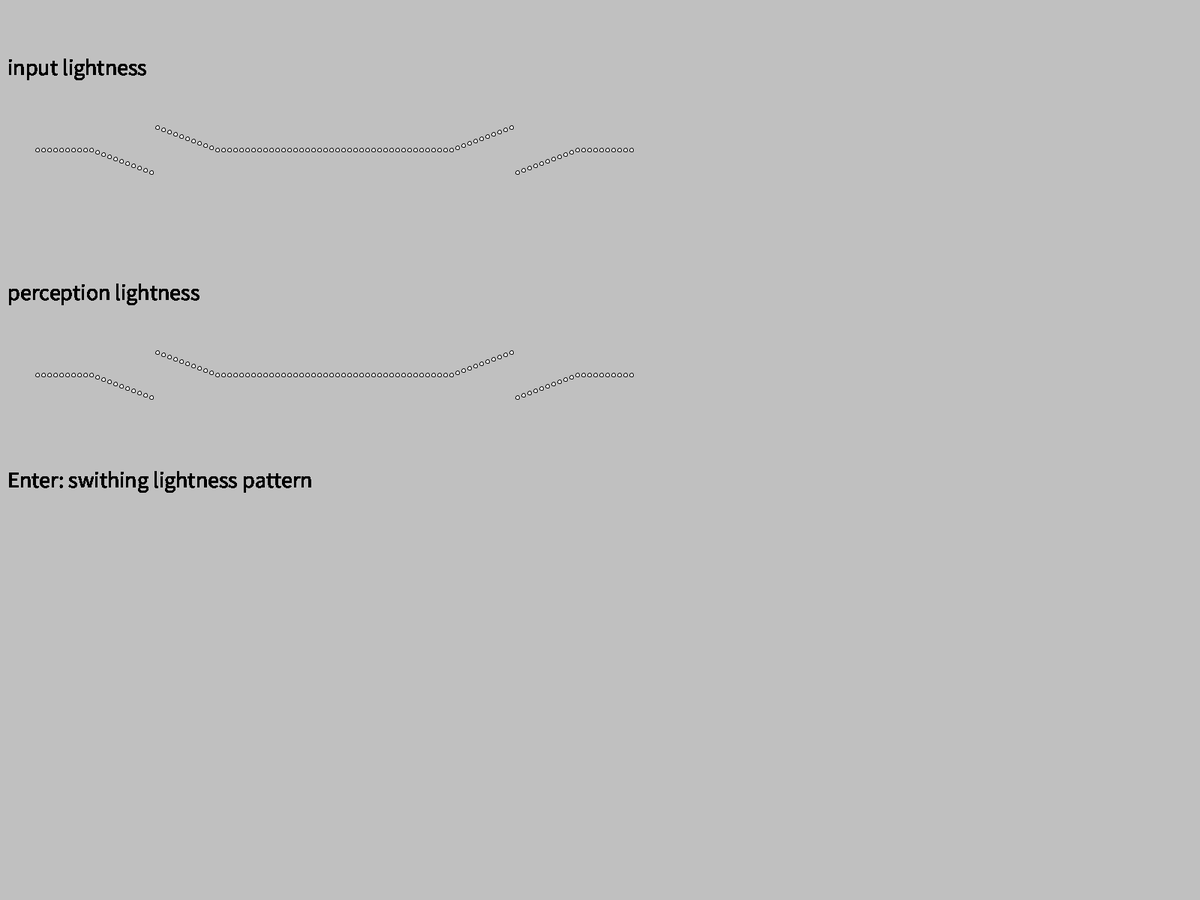
Frame 1 (no input)
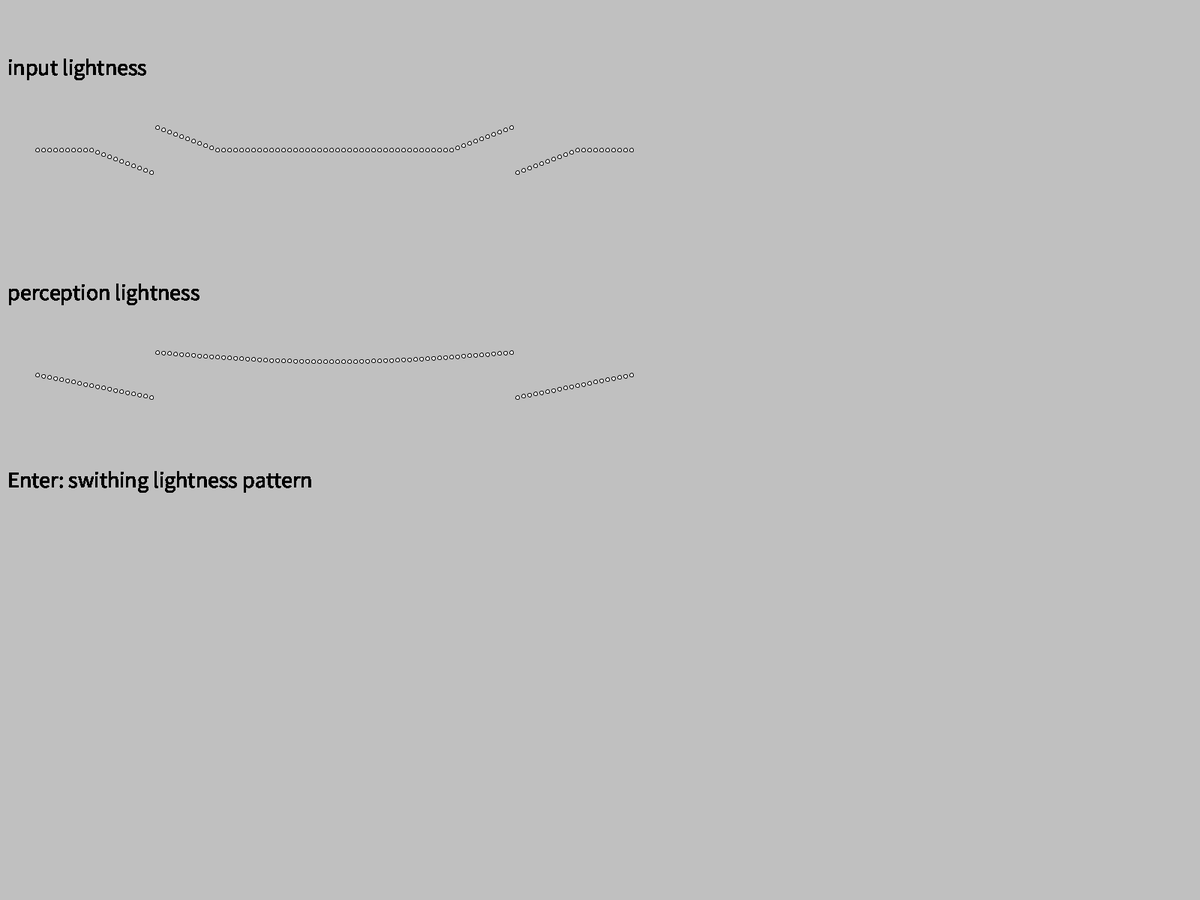
Frame 60 (the mouse pressed at the canvas centre just before this capture)
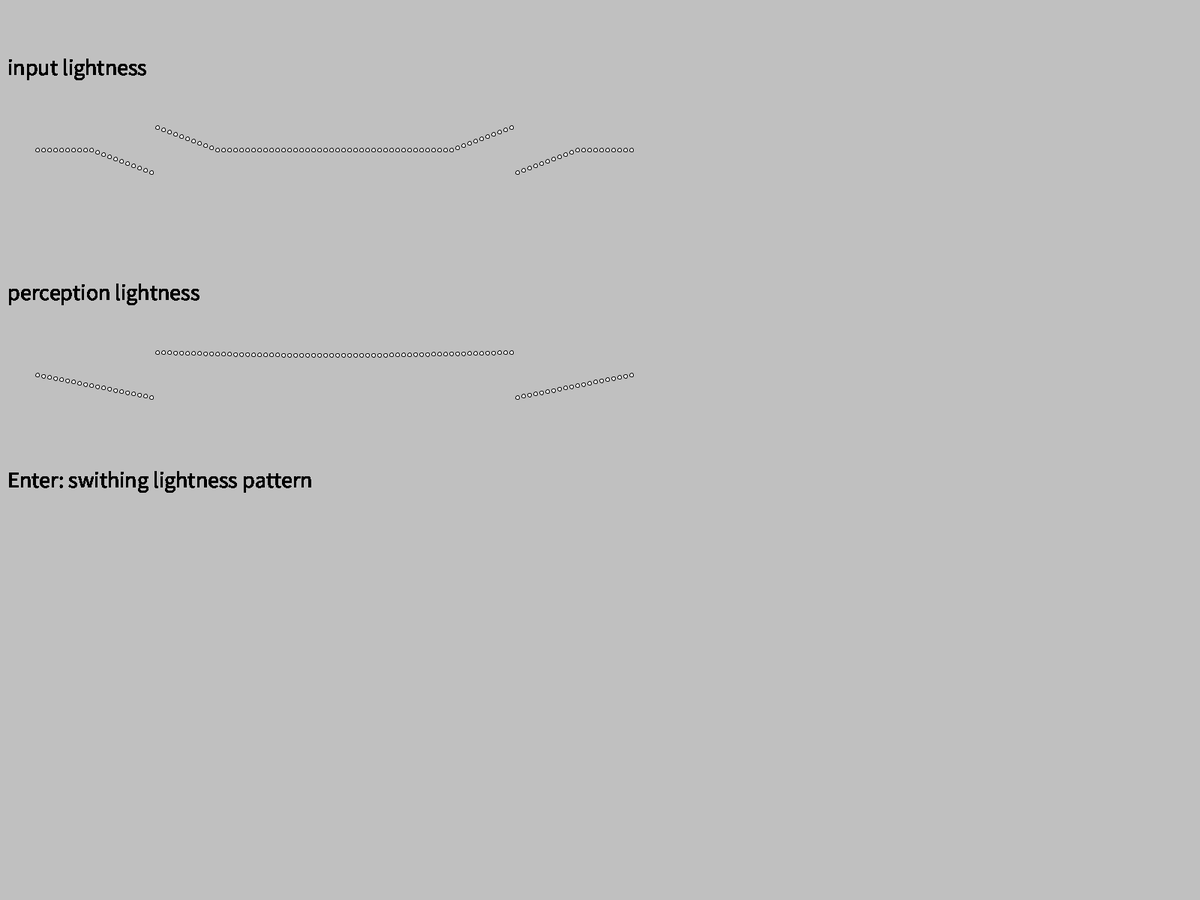
Frame 120 (the mouse held since frame 60 and released just before this capture)

The Processing sketch that drew these frames (run headless with seeded random() and noise(); from frame 60 on, the mouse is pressed at the canvas centre):

// Processing sketch: sketch_3_3
// ── sketch_3_3.pde
float[] input = new float[100];
float[] percept = new float[100];
float[] temp = new float[100];
int sgn = 1;

void setPlateau(){
  for(int i=30; i<70; i++){
    input[i] = 70;
  }
}

// set input-value
void setCOCE(){
  for(int i=0; i<100; i++){
    if((10<=i) && (i<20)){
      input[i] = input[i-1] - 3 * sgn;
    }
    else if(i==20){
      input[i] = 30 * sgn;
    }
    else if((21<=i) && (i<31)){
      input[i] = input[i-1] - 3 * sgn;
    }
    else if((70<=i) && (i<80)){
      input[i] = input[i-1] + 3 * sgn;
    }
    else if(i==80){
      input[i] = -30 * sgn;
    }
    else if((80<i) && (i<91)){
      input[i] = input[i-1] + 3 * sgn;
    }
  }
}

// set percept-value
void perceve(){
  for(int i=0; i<100; i++){
    percept[i] = input[i];
    temp[i] = input[i];
  }
}

// update persept value
void updatePersept(){
  for(int i=1; i<99; i++){
    if((abs(percept[i]-percept[i+1]) < 15) && (abs(percept[i-1] - percept[i]) < 15)){
      temp[i] = (percept[i-1] + percept[i] + percept[i+1]) / 3;
    }
  }
  for(int i=0; i<100; i++){
    percept[i] = temp[i];
  }
}

void setup(){
  fullScreen();
  textSize(30);
  
  for(int i=0; i<100; i++){
    input[i] = float(0);
    percept[i] = float(0);
  }
  //input[50] = 5;
  //setPlateau();
  
  setCOCE();
  perceve();
}

void draw(){
  background(192);
  for(int i=0; i<100; i++){
    
    // drawing text
    fill(0);
    text("input lightness", 10, 100);
    text("perception lightness", 10, 400);
    text("Enter: swithing lightness pattern", 10, 650);
    //text("Space: smoothing perseption lightness", 10, 700);
    
    // drawing input
    fill(255);
    ellipse(i * 8 + 50, 200 - input[i], 5, 5);
    
    // drawing percept
    ellipse(i * 8 + 50, 500 - percept[i], 5, 5);
    
    // update each 5 frames
    if(frameCount % 5 == 0){
      updatePersept();
    }
  }  
}

void keyPressed(){
  if(keyCode==ENTER){
    // push ENTER: swithing lightness pattern
    sgn *= -1;
    setCOCE();
    perceve();
  }
  /*else if(key==' '){
    // push Space: update percept
    updatePersept();
  }*/
  else if((key=='q') || (key=='Q')){
    // push 'q' or 'Q': Exit
    exit();
  }
}
